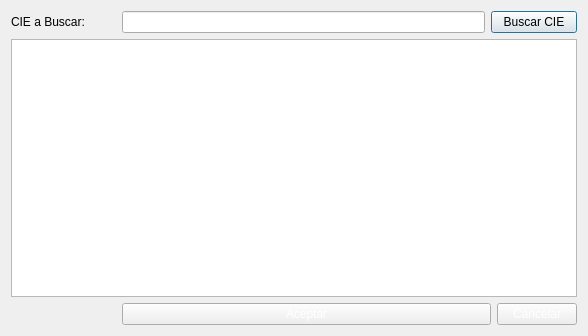
<?xml version="1.0" encoding="UTF-8"?>
<ui version="4.0">
 <class>FrmBuscarCIE</class>
 <widget class="QDialog" name="FrmBuscarCIE">
  <property name="geometry">
   <rect>
    <x>0</x>
    <y>0</y>
    <width>588</width>
    <height>336</height>
   </rect>
  </property>
  <property name="windowTitle">
   <string>Buscar CIE</string>
  </property>
  <property name="windowIcon">
   <iconset resource="../terra.qrc">
    <normaloff>:/Icons/PNG/terra.png</normaloff>:/Icons/PNG/terra.png</iconset>
  </property>
  <layout class="QGridLayout" name="gridLayout">
   <item row="0" column="0">
    <widget class="QLabel" name="label">
     <property name="text">
      <string>CIE a Buscar:</string>
     </property>
    </widget>
   </item>
   <item row="0" column="1">
    <widget class="QLineEdit" name="txtCIE">
     <property name="minimumSize">
      <size>
       <width>363</width>
       <height>0</height>
      </size>
     </property>
    </widget>
   </item>
   <item row="0" column="2" colspan="2">
    <widget class="QPushButton" name="btnBuscar">
     <property name="text">
      <string>Buscar CIE</string>
     </property>
     <property name="icon">
      <iconset resource="../terra.qrc">
       <normaloff>:/Icons/PNG/search.png</normaloff>:/Icons/PNG/search.png</iconset>
     </property>
    </widget>
   </item>
   <item row="1" column="0" colspan="4">
    <widget class="QTableWidget" name="tablaCIE"/>
   </item>
   <item row="2" column="1" colspan="2">
    <widget class="QPushButton" name="btnAceptar">
     <property name="styleSheet">
      <string notr="true">QPushButton:disabled{color: 0; }
QPushButton:enabled{color: rgb(255,255,255); }</string>
     </property>
     <property name="text">
      <string>Aceptar</string>
     </property>
     <property name="icon">
      <iconset resource="../terra.qrc">
       <normaloff>:/Icons/PNG/add.png</normaloff>:/Icons/PNG/add.png</iconset>
     </property>
    </widget>
   </item>
   <item row="2" column="3">
    <widget class="QPushButton" name="btnCancelar">
     <property name="styleSheet">
      <string notr="true">QPushButton:disabled{color: 0; }
QPushButton:enabled{color: rgb(255,255,255); }</string>
     </property>
     <property name="text">
      <string>Cancelar</string>
     </property>
     <property name="icon">
      <iconset resource="../terra.qrc">
       <normaloff>:/Icons/PNG/Delete.png</normaloff>:/Icons/PNG/Delete.png</iconset>
     </property>
    </widget>
   </item>
   <item row="2" column="0">
    <spacer name="horizontalSpacer">
     <property name="orientation">
      <enum>Qt::Horizontal</enum>
     </property>
     <property name="sizeHint" stdset="0">
      <size>
       <width>40</width>
       <height>20</height>
      </size>
     </property>
    </spacer>
   </item>
  </layout>
 </widget>
 <resources>
  <include location="../terra.qrc"/>
 </resources>
 <connections/>
</ui>
